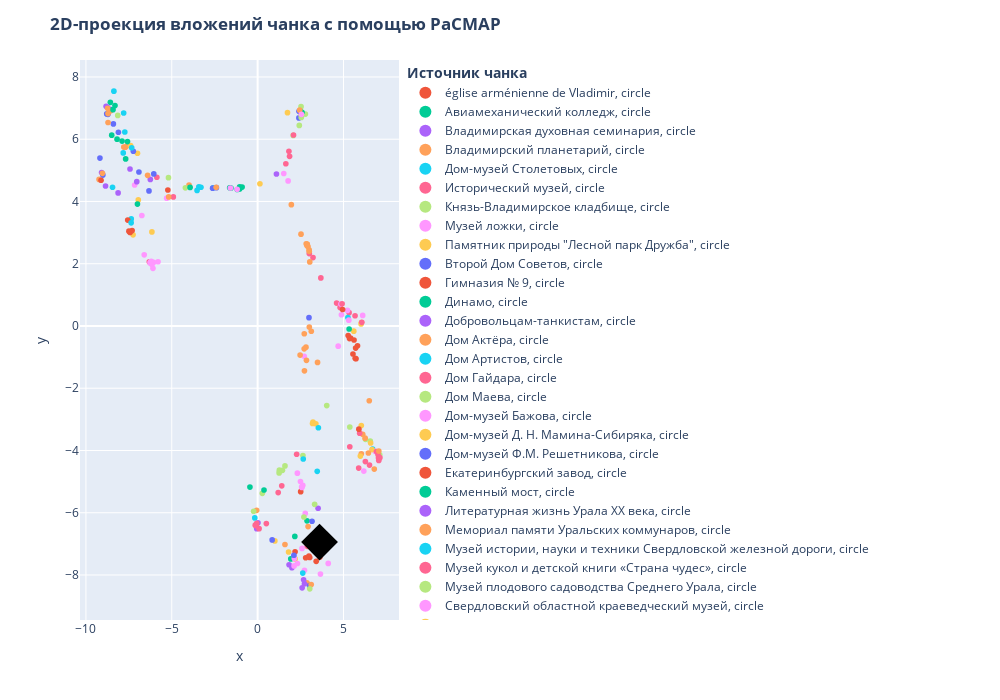

The code cell stored with this chart in its notebook:
### Code cell
## III - Визуализация эмбеддингов

import pacmap
import numpy as np
import pandas as pd
import plotly.express as px


# Подготовка документов и метаданных
docs = sampled_data['en_txt'].tolist()  # Тексты документов
metadata = sampled_data[['Name', 'City', 'Lon', 'Lat', 'WikiData', 'en_txt']].to_dict(orient="records")
ids = sampled_data['Id'].tolist()  # Идентификаторы документов

# Инициализация модели эмбеддинга
embedding_model = TextEmbedding(model_name="BAAI/bge-small-en-v1.5", providers=["CUDAExecutionProvider"])
print("The model BAAI/bge-small-en-v1.5 is ready to use on GPU.")

# Генерация эмбеддингов
embeddings_list = list(embedding_model.embed(docs))
print(f"Embedding dimensions: {len(embeddings_list[0])}")

# Проверка длины векторов и добавление запроса
query_vector = list(embedding_model.embed(["Example query"]))[0]
if len(query_vector) != len(embeddings_list[0]):
    raise ValueError("Query vector length does not match document embeddings length.")

embeddings_list.append(query_vector)

# Создаём двумерную проекцию
embedding_projector = pacmap.PaCMAP(n_components=2, n_neighbors=None, MN_ratio=0.5, FP_ratio=2.0, random_state=1)
documents_projected = embedding_projector.fit_transform(np.array(embeddings_list), init="pca")

# Подготовка данных для визуализации
df = pd.DataFrame.from_dict(
    [
        {
            "x": documents_projected[i, 0],
            "y": documents_projected[i, 1],
            "source": metadata[i]["Name"],  # Укажите подходящее поле, например "Name" или "City"
            "extract": metadata[i]["en_txt"][:100] + "...",
            "symbol": "circle",
            "size_col": 4,
        }
        for i in range(len(metadata))
    ]
    + [
        {
            "x": documents_projected[-1, 0],
            "y": documents_projected[-1, 1],
            "source": "User query",
            "extract": "Example query",
            "size_col": 100,
            "symbol": "star",
        }
    ]
)

# Визуализация
fig = px.scatter(
    df,
    x="x",
    y="y",
    color="source",
    hover_data="extract",
    size="size_col",
    symbol="symbol",
    color_discrete_map={"User query": "black"},
    width=1000,
    height=700,
)

fig.update_traces(
    marker=dict(opacity=1, line=dict(width=0, color="DarkSlateGrey")),
    selector=dict(mode="markers"),
)
fig.update_layout(
    legend_title_text="<b>Источник чанка</b>",
    title="<b>2D-проекция вложений чанка с помощью PaCMAP</b>",
)
fig.show()
